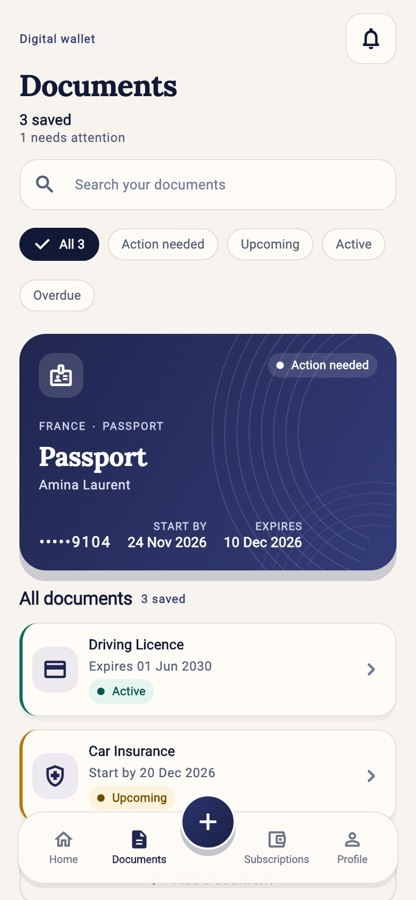
#> input picture website/assets/screenshots/documents_wallet.jpg, 416 x 900 px, given in place of documents_wallet.png, which was not available
$ python regiday_feature_graphic.py
#> lines starting #> are read from the running program, lines starting #| are printed output that depends on the picture; after the words box and inside, x2 and y2 are one past the last pixel; in counts of white or black regions, pixels touching at a corner belong together
#!/usr/bin/env python3
"""Generate the Google Play feature graphic (1024x500 PNG) for Regiday.

Run from the repo root with the branding venv (see design/branding/regiday/README.md):

    build/branding-venv/bin/python tool/branding/regiday_feature_graphic.py
"""

from pathlib import Path

from PIL import Image, ImageDraw, ImageFilter, ImageFont

ROOT = Path(__file__).resolve().parents[2]
W, H = 1024, 500

INDIGO = (0x4E, 0x46, 0xE5)
DEEP_INDIGO = (0x33, 0x2B, 0x99)
IVORY = (0xFF, 0xFD, 0xF8)

ICON = ROOT / "design/branding/regiday/exports/regiday_play_listing_512.png"
PHONE_A = ROOT / "screenshots/paper_wallet/documents_wallet.png"
PHONE_B = ROOT / "screenshots/paper_wallet/subscriptions_calendar.png"
FONT_BOLD = ROOT / "assets/fonts/Lora-Bold.ttf"
FONT_SEMI = ROOT / "assets/fonts/Lora-SemiBold.ttf"
OUT = ROOT / "design/branding/regiday/exports/regiday_play_feature_graphic_1024x500.png"


def gradient_background() -> Image.Image:
    """Diagonal indigo gradient matching the app icon."""
    img = Image.new("RGB", (W, H))
#> img: PIL image 1024x500 RGB; every value is 0
    px = img.load()
    for y in range(H):
        for x in range(W):
            t = (x / (W - 1) + y / (H - 1)) / 2
            px[x, y] = tuple(
                round(INDIGO[i] + (DEEP_INDIGO[i] - INDIGO[i]) * t) for i in range(3)
            )
    return img


def rounded_phone(path: Path, height: int, radius: int = 34) -> Image.Image:
    """Screenshot scaled to height, with rounded corners and a soft shadow."""
    shot = Image.open(path).convert("RGBA")
    width = round(shot.width * height / shot.height)
    shot = shot.resize((width, height), Image.LANCZOS)
    mask = Image.new("L", (width, height), 0)
    ImageDraw.Draw(mask).rounded_rectangle((0, 0, width - 1, height - 1), radius, fill=255)
    shot.putalpha(mask)
    return shot


def paste_with_shadow(base: Image.Image, img: Image.Image, xy: tuple[int, int]) -> None:
    shadow = Image.new("RGBA", (img.width + 80, img.height + 80), (0, 0, 0, 0))
    alpha = Image.new("L", img.size, 150)
    shadow.paste((10, 8, 40, 0), (40, 52), alpha)
    shadow = shadow.filter(ImageFilter.GaussianBlur(22))
    base.alpha_composite(shadow, (xy[0] - 40, xy[1] - 40))
    base.alpha_composite(img, xy)


def main() -> None:
    base = gradient_background().convert("RGBA")
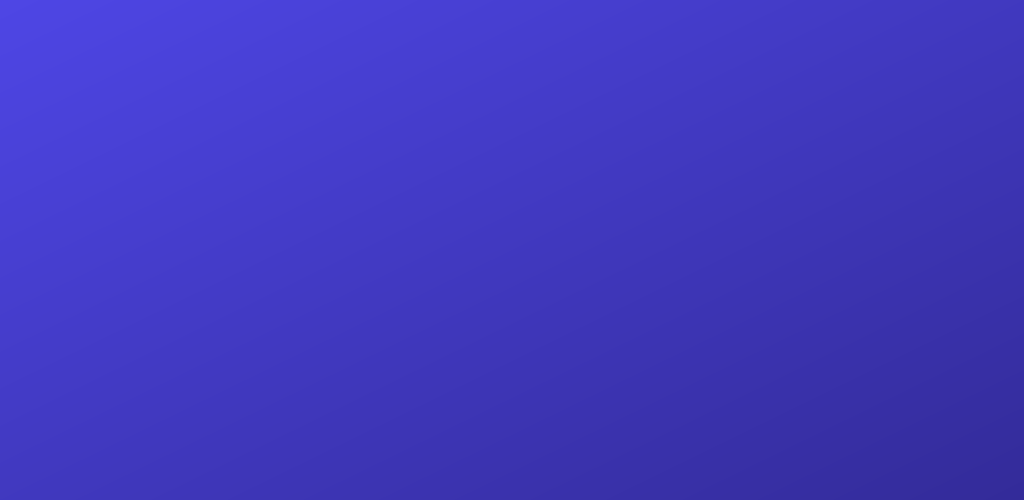
#> base: PIL image 1024x500 RGBA; mean R, G, B, A 64.5, 56.5, 191, 255

    # Faint concentric arcs on the right, echoing the app's document backdrop.
    arcs = Image.new("RGBA", (W, H), (0, 0, 0, 0))
#> arcs: PIL image 1024x500 RGBA; every value is 0
    draw = ImageDraw.Draw(arcs)
    cx, cy = 880, 260
    for r in range(120, 620, 60):
        draw.ellipse((cx - r, cy - r, cx + r, cy + r), outline=(255, 253, 248, 30), width=2)
    base.alpha_composite(arcs)

    # Two phones on the right.
    phone_a = rounded_phone(PHONE_A, 380)
#> in rounded_phone, `shot = shot.resize((width, height), Image.LANCZOS)`:
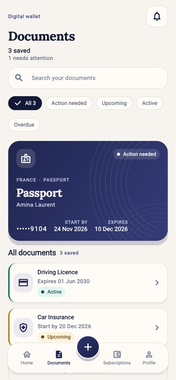
#> shot: PIL image 176x380 RGBA; mean R, G, B, A 195.1, 194.8, 203.8, 255
#> in rounded_phone, `mask = Image.new("L", (width, height), 0)`: mask: PIL image 176x380 L; every value is 0
#> in rounded_phone, `ImageDraw.Draw(mask).rounded_rectangle((0, 0, width - 1, height - 1), ..`:
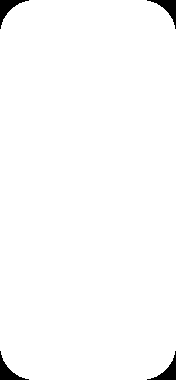
#> mask: PIL image 176x380 L; 98.4% white; 4 black regions, box (x1, y1, x2, y2) and area: (0, 0, 29, 29) 260, (147, 0, 176, 29) 260, (0, 351, 29, 380) 260, (147, 351, 176, 380) 260
    phone_b = rounded_phone(PHONE_B, 380)
    paste_with_shadow(base, phone_b, (812, 120))
    paste_with_shadow(base, phone_a, (608, 60))

    # Left column: icon, wordmark, tagline.
    icon = Image.open(ICON).convert("RGBA").resize((120, 120), Image.LANCZOS)
    base.alpha_composite(icon, (80, 96))

    draw = ImageDraw.Draw(base)
    f_title = ImageFont.truetype(str(FONT_BOLD), 112)
    f_tag = ImageFont.truetype(str(FONT_SEMI), 36)
    draw.text((78, 236), "Regiday", font=f_title, fill=IVORY)
    draw.text((82, 370), "Your papers. Your dates.", font=f_tag, fill=(255, 253, 248, 230))
    draw.text((82, 420), "One private wallet.", font=f_tag, fill=(0x94, 0xE1, 0xC8))

    OUT.parent.mkdir(parents=True, exist_ok=True)
    base.convert("RGB").save(OUT, "PNG", optimize=True)
    print(f"wrote {OUT.relative_to(ROOT)} ({W}x{H})")


if __name__ == "__main__":
#> (the run stopped early here; a loop or call above may not have finished)
